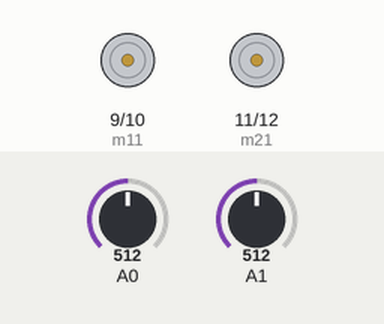
This sketch was run on a simulated Arduino Uno, built with avr-gcc and run on an emulated ATmega328P. On the bench: motor-driver pin pairs drawn as motors (green arrow = first pin HIGH = forward, orange = second pin HIGH = backward, longer = more drive). The inputs (shaded band) are chosen by the test bench; at power-on: A0 = 512, A1 = 512.

Above: at 2.2 s.
2.3 s: A0 set to 716
At 4.8 s:
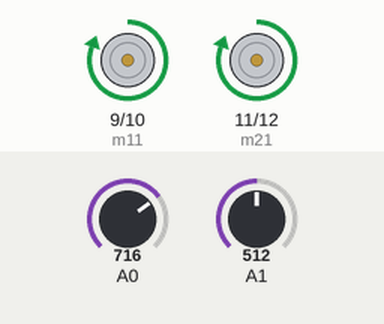
6.5 s: A1 set to 706
10.3 s: A1 set to 727
At 12.8 s:
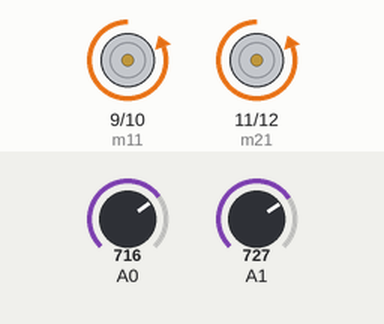
Timing chart, 0 to 14.7 s (numbered marks = the images above; inputs shaded):
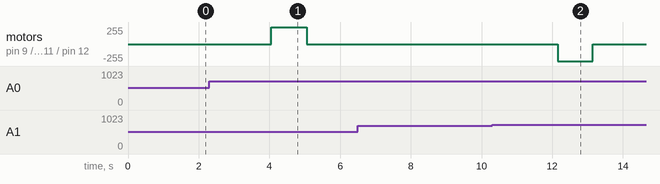

The sketch:

Light_Chassig_Robot.ino
```cpp
// (licence header left out)
int m11=9, m12=10, m21=11, m22=12;
int east, west, meast, mwest,m1east, m1west, cntrf=0, x=0, y=0;
void setup() {
  pinMode(m11, OUTPUT);
  pinMode(m12, OUTPUT);
  pinMode(m21, OUTPUT);
  pinMode(m22, OUTPUT);
  digitalWrite(m11, LOW);
  digitalWrite(m12, LOW);
  digitalWrite(m21, LOW);
  digitalWrite(m22, LOW);
  delay(1000);
}

void loop() {
  east=analogRead(A0);
  west=analogRead(A1);
  meast=map(east,0, 1023, 0, 100);
  mwest=map(west,0, 1023, 0, 100);
  delay(1000);
  if(meast<=60 && mwest<=60)
  {
    digitalWrite(m11, LOW);
    digitalWrite(m12, LOW);
    digitalWrite(m21, LOW);
    digitalWrite(m22, LOW);
    delay(1000);
  }
  else
  {
       if(meast> mwest)
        {
          delay(50);
          x++;
          if(x==1)
          {
            digitalWrite(m11, HIGH);
            digitalWrite(m12, LOW);
            digitalWrite(m21, HIGH);
            digitalWrite(m22, LOW);
            delay(1000);
            digitalWrite(m11, LOW);
            digitalWrite(m12, LOW);
            digitalWrite(m21, LOW);
            digitalWrite(m22, LOW);
            delay(1000);
          }
          if(x>=2)
          {
            digitalWrite(m11, LOW);
            digitalWrite(m12, LOW);
            digitalWrite(m21, LOW);
            digitalWrite(m22, LOW);
            delay(1000);
            x=2;
            y=0;
          }


        }
        if(meast< mwest)
        {
          delay(50);
          y++;
          if(y==1)
          {
            digitalWrite(m11, LOW);
            digitalWrite(m12, HIGH);
            digitalWrite(m21, LOW);
            digitalWrite(m22, HIGH);
            delay(1000);
            digitalWrite(m11, LOW);
            digitalWrite(m12, LOW);
            digitalWrite(m21, LOW);
            digitalWrite(m22, LOW);
          }
          if(y>=2)
          {
            digitalWrite(m11, LOW);
            digitalWrite(m12, LOW);
            digitalWrite(m21, LOW);
            digitalWrite(m22, LOW);
            y=2;
            x=0;
          }
        }
    }
}
```

Measured:
- the behaviour switches between 716 and 717 on A1 (found by bisection; images 1 and 2)
- after the input at 2.3 s, motor on pin 9 (m11) / pin 10 (m12), motor on pin 11 (m21) / pin 12 (m22): stopped → forward 255/255 after 1.8 s, → stopped 1.0 s later
- after the input at 6.5 s, every drawn part: stays the same
- after the input at 10.3 s, motor on pin 9 (m11) / pin 10 (m12), motor on pin 11 (m21) / pin 12 (m22): stopped → backward 255/255 after 1.9 s, → stopped 1.0 s later
